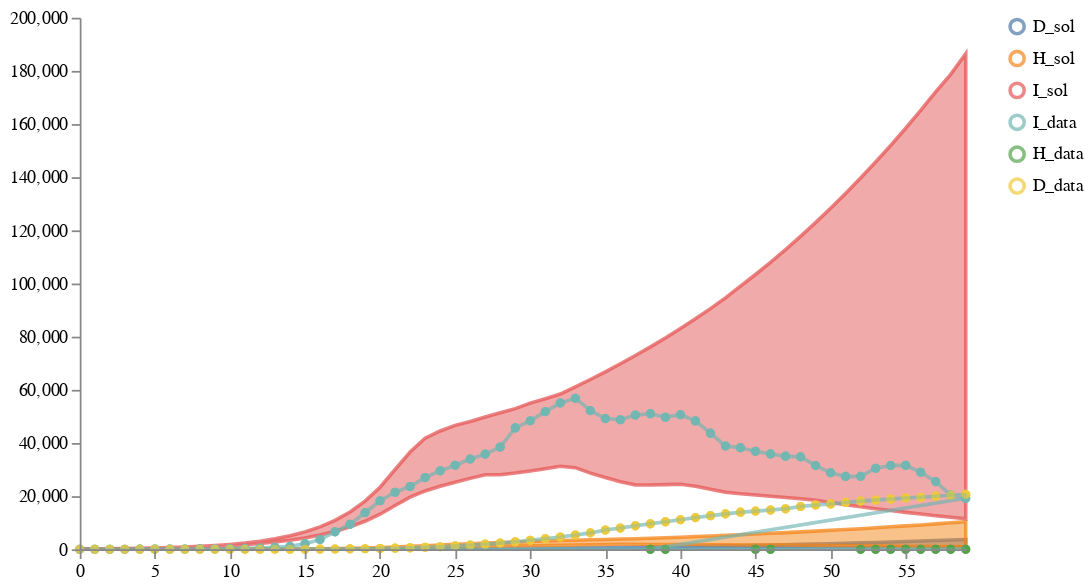

Source (notebook cell):
### Code cell
schema = plots.trajectories(pd.DataFrame(result2["data"]), subset=".*_sol",
                            points=test_data.reset_index(drop=True).rename(columns={"I":"I_data", "H":"H_data", "D":"D_data"}),
                           )
schema = plots.pad(schema, 5)
plots.ipy_display(schema)

### Figure 1 — Vega specification as saved in the notebook (floating-point values rounded to 4 significant figures; data arrays with more than 128 entries replaced by an {"elided": "..."} marker saying what was removed)
{"$schema": "https://vega.github.io/schema/vega/v5.json", "axes": [{"name": "x_axis", "orient": "bottom", "scale": "xscale", "zindex": 100}, {"name": "y_axis", "orient": "left", "scale": "yscale", "zindex": 100}], "data": [{"name": "distributions", "values": {"elided": "180 records"}}, {"name": "traces", "transform": [{"expr": "isValid(datum.value)", "type": "filter"}], "values": []}, {"name": "points", "values": {"elided": "132 records"}}, {"name": "markers", "values": []}, {"name": "selected", "on": [{"remove": true, "trigger": "clear"}, {"remove": true, "trigger": "!shift"}, {"insert": "clicked", "trigger": "!shift && clicked"}, {"toggle": "clicked", "trigger": "shift && clicked"}]}], "height": 300, "legends": [{"encode": {"labels": {"interactive": true, "name": "legendLabel", "update": {"opacity": [{"test": "!length(data('selected')) || indata('selected', 'value', datum.value)", "value": 1}, {"value": 0.25}]}}, "symbols": {"interactive": true, "name": "legendSymbol", "update": {"fill": {"value": "transparent"}, "opacity": [{"test": "!length(data('selected')) || indata('selected', 'value', datum.value)", "value": 0.7}, {"value": 0.15}], "size": {"value": 64}, "strokeWidth": {"value": 2}}}}, "name": "color_legend", "stroke": "color"}], "marks": [{"from": {"facet": {"data": "points", "groupby": "trajectory", "name": "points_split"}}, "marks": [{"encode": {"hover": {"fillOpacity": {"value": 0.9}}, "update": {"fill": {"field": "trajectory", "scale": "color"}, "fillOpacity": [{"test": "!length(data('selected')) || indata('selected', 'value', datum.trajectory)", "value": 0.5}, {"value": 0.15}], "size": {"value": 10}, "stroke": {"field": "trajectory", "scale": "color"}, "strokeOpacity": [{"test": "!length(data('selected')) || indata('selected', 'value', datum.trajectory)", "value": 0.75}, {"value": 0.15}], "strokeWidth": {"value": 2}, "tooltip": {"field": "value"}, "x": {"field": "timepoint", "scale": "xscale"}, "y": {"field": "value", "scale": "yscale"}}}, "from": {"data": "points"}, "name": "_points_symbol", "type": "symbol", "zindex": 3}, {"encode": {"hover": {"fillOpacity": {"value": 0.9}}, "update": {"interpolate": {"value": "linear"}, "stroke": {"field": "trajectory", "scale": "color"}, "strokeOpacity": [{"test": "!length(data('selected')) || indata('selected', 'value', datum.trajectory)", "value": 0.3}, {"value": 0.1}], "strokeWidth": {"value": 2}, "x": {"field": "timepoint", "scale": "xscale"}, "y": {"field": "value", "scale": "yscale"}}}, "from": {"data": "points"}, "name": "_points_line", "type": "line", "zindex": 3}], "name": "_points", "type": "group", "zindex": 3}, {"from": {"facet": {"data": "traces", "groupby": "trajectory", "name": "traces_split"}}, "marks": [{"encode": {"hover": {"fillOpacity": {"value": 0.9}}, "update": {"interpolate": {"value": "linear"}, "stroke": {"field": "trajectory", "scale": "color"}, "strokeOpacity": [{"test": "!length(data('selected')) || indata('selected', 'value', datum.trajectory)", "value": 0.75}, {"value": 0.15}], "strokeWidth": {"value": 2}, "x": {"field": "timepoint", "scale": "xscale"}, "y": {"field": "value", "scale": "yscale"}}}, "from": {"data": "traces_split"}, "name": "_traces_lines", "type": "line"}], "name": "_traces", "type": "group", "zindex": 2}, {"from": {"facet": {"data": "distributions", "groupby": "trajectory", "name": "trajectory_split"}}, "marks": [{"encode": {"hover": {"fillOpacity": {"value": 0.9}}, "update": {"fill": {"field": "trajectory", "scale": "color"}, "fillOpacity": [{"test": "!length(data('selected')) || indata('selected', 'value', datum.trajectory)", "value": 0.5}, {"value": 0.15}], "interpolate": {"value": "linear"}, "stroke": {"field": "trajectory", "scale": "color"}, "strokeOpacity": [{"test": "!length(data('selected')) || indata('selected', 'value', datum.trajectory)", "value": 0.75}, {"value": 0.15}], "strokeWidth": {"value": 2}, "x": {"field": "timepoint", "scale": "xscale"}, "y": {"field": "upper", "scale": "yscale"}, "y2": {"field": "lower", "scale": "yscale"}}}, "from": {"data": "trajectory_split"}, "type": "area"}], "name": "_distributions", "type": "group", "zindex": 1}, {"marks": [{"encode": {"enter": {"stroke": {"value": "lightgray"}}, "update": {"opacity": {"value": 1}, "x": {"field": "timepoint", "scale": "xscale"}, "y": {"signal": "height"}, "y2": {"value": 0}}}, "from": {"data": "markers"}, "name": "_marker text", "type": "rule"}, {"encode": {"enter": {"fontSize": {"value": 8}, "text": {"field": "datum.label"}, "y": {"value": 0}}}, "from": {"data": "_marker text"}, "name": "_marker flags", "transform": [{"as": ["x", "_y", "opacity", "align", "baseline"], "lineAnchor": "start", "offset": [1], "size": {"signal": "[width, height]"}, "type": "label"}], "type": "text"}], "name": "_markers", "type": "group"}], "padding": 5, "scales": [{"domain": {"fields": [{"data": "distributions", "field": "timepoint"}, {"data": "traces", "field": "timepoint"}, {"data": "points", "field": "timepoint"}, {"data": "markers", "field": "timepoint"}]}, "name": "xscale", "range": "width", "type": "linear", "zero": false}, {"domain": {"fields": [{"data": "distributions", "field": "lower"}, {"data": "distributions", "field": "upper"}, {"data": "traces", "field": "value"}, {"data": "points", "field": "value"}]}, "name": "yscale", "nice": true, "range": "height", "type": "linear", "zero": true}, {"domain": {"fields": [{"data": "distributions", "field": "trajectory"}, {"data": "traces", "field": "trajectory"}, {"data": "points", "field": "trajectory"}]}, "name": "color", "range": "category", "type": "ordinal"}], "signals": [{"name": "clear", "on": [{"events": "mouseup[!event.item]", "force": true, "update": "true"}], "value": true}, {"name": "shift", "on": [{"events": "@legendSymbol:click, @legendLabel:click", "force": true, "update": "event.shiftKey"}], "value": false}, {"name": "clicked", "on": [{"events": "@legendSymbol:click, @legendLabel:click", "force": true, "update": "{value: datum.value}"}], "value": null}], "width": 500}
